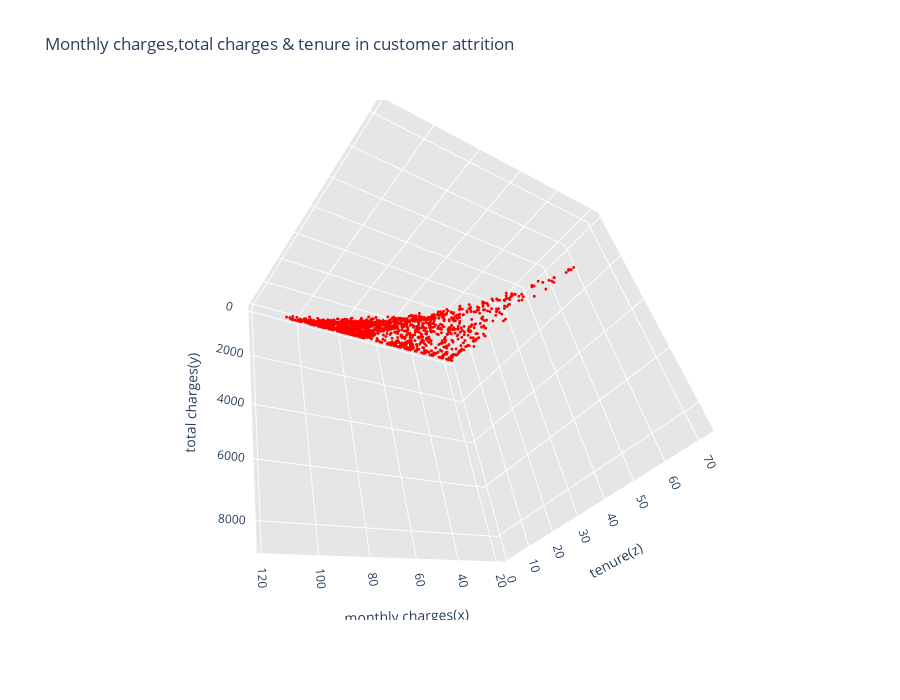

The cell this chart's notebook holds for it:
### Code cell
import plotly.offline as py#visualization
py.init_notebook_mode(connected=True)#visualization
import plotly.graph_objs as go#visualization
import plotly.tools as tls#visualization
import plotly.figure_factory as ff#visualization



trace1 = go.Scatter3d(x = raw_data_2[raw_data_2.Churn==1]["MonthlyCharges"],
                      y = raw_data_2[raw_data_2.Churn==1]["TotalCharges"],
                      z = raw_data_2[raw_data_2.Churn==1]["tenure"],
                      mode = "markers",
                      name = "Churn customers",
                      
                      marker = dict(size = 1,color = "red")
                     )


layout = go.Layout(dict(title = "Monthly charges,total charges & tenure in customer attrition",
                        scene = dict(camera = dict(up=dict(x= 0 , y=0, z=0),
                                                   center=dict(x=0, y=0, z=0),
                                                   eye=dict(x=1.25, y=1.25, z=1.25)),
                                     xaxis  = dict(title = "monthly charges(x)",
                                                   gridcolor='rgb(255, 255, 255)',
                                                   zerolinecolor='rgb(255, 255, 255)',
                                                   showbackground=True,
                                                   backgroundcolor='rgb(230, 230,230)'),
                                     yaxis  = dict(title = "total charges(y)",
                                                   gridcolor='rgb(255, 255, 255)',
                                                   zerolinecolor='rgb(255, 255, 255)',
                                                   showbackground=True,
                                                   backgroundcolor='rgb(230, 230,230)'
                                                  ),
                                     zaxis  = dict(title = "tenure(z)",
                                                   gridcolor='rgb(255, 255, 255)',
                                                   zerolinecolor='rgb(255, 255, 255)',
                                                   showbackground=True,
                                                   backgroundcolor='rgb(230, 230,230)'
                                                  )
                                    ),
                        height = 700,
                       )
                  )
                  

data = trace1
fig  = go.Figure(data = data,layout = layout)
py.iplot(fig)

### Figure 1 — Plotly figure (JSON) as saved in the notebook; plotly's stock layout.template omitted (floating-point values rounded to 4 significant figures; data arrays with more than 128 entries replaced by an {"elided": "..."} marker saying what was removed)
{"data": [{"marker": {"color": "red", "size": 1}, "mode": "markers", "name": "Churn customers", "type": "scatter3d", "x": {"elided": "1869 float values"}, "y": {"elided": "1869 float values"}, "z": {"elided": "1869 int values"}}], "layout": {"height": 700, "scene": {"camera": {"center": {"x": 0, "y": 0, "z": 0}, "eye": {"x": 1.25, "y": 1.25, "z": 1.25}, "up": {"x": 0, "y": 0, "z": 0}}, "xaxis": {"backgroundcolor": "rgb(230, 230,230)", "gridcolor": "rgb(255, 255, 255)", "showbackground": true, "title": {"text": "monthly charges(x)"}, "zerolinecolor": "rgb(255, 255, 255)"}, "yaxis": {"backgroundcolor": "rgb(230, 230,230)", "gridcolor": "rgb(255, 255, 255)", "showbackground": true, "title": {"text": "total charges(y)"}, "zerolinecolor": "rgb(255, 255, 255)"}, "zaxis": {"backgroundcolor": "rgb(230, 230,230)", "gridcolor": "rgb(255, 255, 255)", "showbackground": true, "title": {"text": "tenure(z)"}, "zerolinecolor": "rgb(255, 255, 255)"}}, "title": {"text": "Monthly charges,total charges & tenure in customer attrition"}}}
